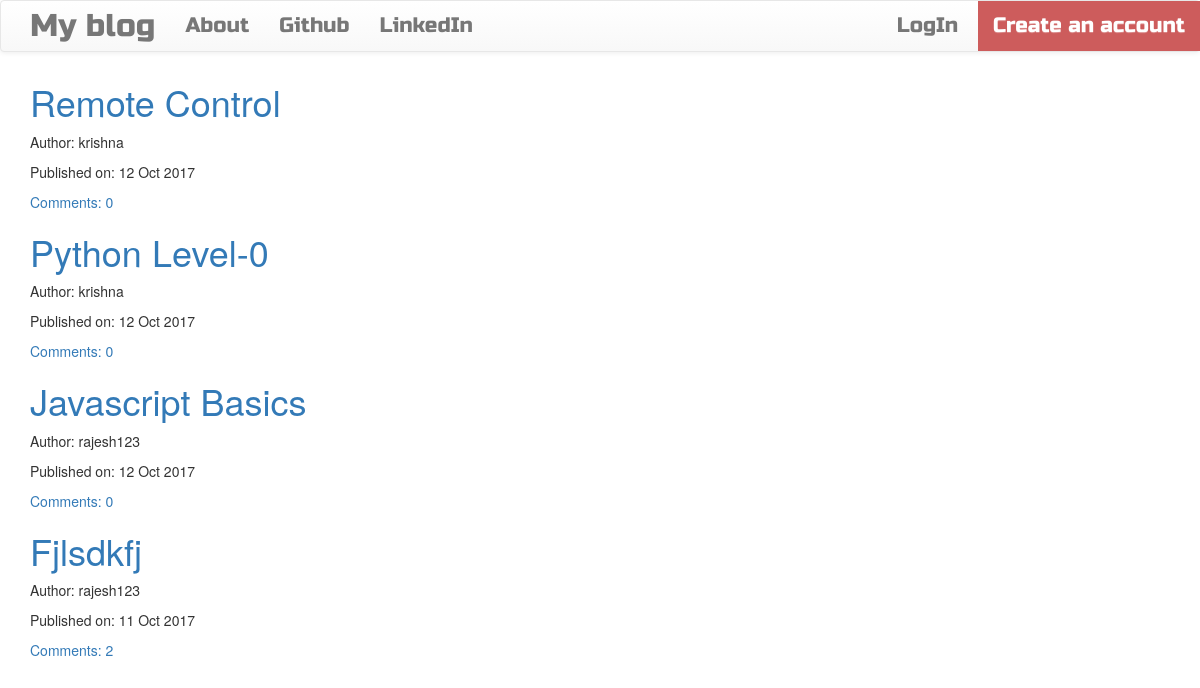
The page / on the database its author committed.
### blog/models.py (models this page shows, shortened)
class CommonField(models.Model):
    text = models.TextField()
    created_date = models.DateTimeField(default=timezone.now)
    class Meta:
        abstract = True

class Post(CommonField):
    title = models.CharField(max_length=200)
    author = models.ForeignKey(User, on_delete=models.CASCADE)
    published_date = models.DateTimeField(blank=True, null=True)
    def approved_comments(self):
        return self.comments.filter(approved_comment=True)

### blog/views.py (the view)
# urls.py: url(r'^$', views.PostListView.as_view(), name='post_list'),
class PostListView(ListView):
    model = Post
    def get_queryset(self): # Instead of getting all rows, we are filtering here
        return Post.objects.filter(published_date__lte=timezone.now()).order_by('-published_date')

### blog/templates/blog/post_list.html
{% extends 'blog/base.html' %}
{% block content %}
  <div class="centerstage">
      {% for post in post_list %}
        <div class="post">
          <h1><a style="text-decoration:none;" href="{% url 'post_detail' pk=post.pk %}">{{post.title|title}}</a></h1>
          <div class="date">
            <p>Author: {{post.author}}</p>
            <p>Published on: {{post.published_date|date:"d M Y"}}</p>
          </div>
          <a style="text-decoration:none;" href="{% url 'post_detail' pk=post.pk %}">Comments: {{post.approved_comments.count}}</a>
        </div>
      {% endfor %}
  </div>
{% endblock %}

### blog/static/css/blog.css (style rules this page uses)
.centerstage { margin-left: auto; margin-right: auto; }

### rows shown on the page
Post: title "Remote Control", author "krishna", published_date "12 Oct 2017", approved_comments.count "0"
Post: title "Python Level-0", author "krishna", published_date "12 Oct 2017", approved_comments.count "0"
Post: title "Javascript Basics", author "rajesh123", published_date "12 Oct 2017", approved_comments.count "0"
Post: title "Fjlsdkfj", author "rajesh123", published_date "11 Oct 2017", approved_comments.count "2"
